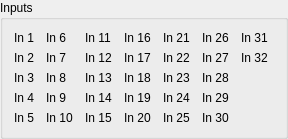
                      <widget class="QGroupBox" name="grp_inpust">
                       <property name="title">
                        <string>Inputs</string>
                       </property>
                       <layout class="QGridLayout" name="gridLayout_16">
                        <item row="2" column="5">
                         <widget class="HalLedIndicator" name="in13">
                          <property name="diameter">
                           <number>20</number>
                          </property>
                          <property name="color">
                           <color>
                            <red>0</red>
                            <green>220</green>
                            <blue>0</blue>
                           </color>
                          </property>
                          <property name="state">
                           <bool>false</bool>
                          </property>
                         </widget>
                        </item>
                        <item row="1" column="3">
                         <widget class="HalLedIndicator" name="in7">
                          <property name="diameter">
                           <number>20</number>
                          </property>
                          <property name="color">
                           <color>
                            <red>0</red>
                            <green>220</green>
                            <blue>0</blue>
                           </color>
                          </property>
                          <property name="state">
                           <bool>false</bool>
                          </property>
                         </widget>
                        </item>
                        <item row="2" column="3">
                         <widget class="HalLedIndicator" name="in8">
                          <property name="diameter">
                           <number>20</number>
                          </property>
                          <property name="color">
                           <color>
                            <red>0</red>
                            <green>220</green>
                            <blue>0</blue>
                           </color>
                          </property>
                          <property name="state">
                           <bool>false</bool>
                          </property>
                         </widget>
                        </item>
                        <item row="4" column="1">
                         <widget class="HalLedIndicator" name="in4">
                          <property name="diameter">
                           <number>20</number>
                          </property>
                          <property name="color">
                           <color>
                            <red>0</red>
                            <green>220</green>
                            <blue>0</blue>
                           </color>
                          </property>
                          <property name="state">
                           <bool>false</bool>
                          </property>
                         </widget>
                        </item>
                        <item row="0" column="3">
                         <widget class="HalLedIndicator" name="in6">
                          <property name="diameter">
                           <number>20</number>
                          </property>
                          <property name="color">
                           <color>
                            <red>0</red>
                            <green>220</green>
                            <blue>0</blue>
                           </color>
                          </property>
                          <property name="state">
                           <bool>false</bool>
                          </property>
                         </widget>
                        </item>
                        <item row="4" column="0">
                         <widget class="StatusLabel" name="lblin4">
                          <property name="text">
                           <string>In 4</string>
                          </property>
                         </widget>
                        </item>
                        <item row="0" column="0">
                         <widget class="StatusLabel" name="lblin1">
                          <property name="text">
                           <string>In 1</string>
                          </property>
                         </widget>
                        </item>
                        <item row="2" column="0">
                         <widget class="StatusLabel" name="lblin3">
                          <property name="text">
                           <string>In 3</string>
                          </property>
                         </widget>
                        </item>
                        <item row="5" column="0">
                         <widget class="StatusLabel" name="lblin5">
                          <property name="text">
                           <string>In 5</string>
                          </property>
                         </widget>
                        </item>
                        <item row="4" column="11">
                         <widget class="HalLedIndicator" name="in29">
                          <property name="diameter">
                           <number>20</number>
                          </property>
                          <property name="color">
                           <color>
                            <red>0</red>
                            <green>220</green>
                            <blue>0</blue>
                           </color>
                          </property>
                          <property name="state">
                           <bool>false</bool>
                          </property>
                         </widget>
                        </item>
                        <item row="1" column="5">
                         <widget class="HalLedIndicator" name="in12">
                          <property name="diameter">
                           <number>20</number>
                          </property>
                          <property name="color">
                           <color>
                            <red>0</red>
                            <green>220</green>
                            <blue>0</blue>
                           </color>
                          </property>
                          <property name="state">
                           <bool>false</bool>
                          </property>
                         </widget>
                        </item>
                        <item row="1" column="2">
                         <widget class="StatusLabel" name="lblin7">
                          <property name="text">
                           <string>In 7</string>
                          </property>
                         </widget>
                        </item>
                        <item row="0" column="8">
                         <widget class="StatusLabel" name="lblin21">
                          <property name="text">
                           <string>In 21</string>
                          </property>
                         </widget>
                        </item>
                        <item row="5" column="4">
                         <widget class="StatusLabel" name="lblin15">
                          <property name="text">
                           <string>In 15</string>
                          </property>
                         </widget>
                        </item>
                        <item row="0" column="6">
                         <widget class="StatusLabel" name="lblin16">
                          <property name="text">
                           <string>In 16</string>
                          </property>
                         </widget>
                        </item>
                        <item row="1" column="6">
                         <widget class="StatusLabel" name="lblin17">
                          <property name="text">
                           <string>In 17</string>
                          </property>
                         </widget>
                        </item>
                        <item row="4" column="2">
                         <widget class="StatusLabel" name="lblin9">
                          <property name="text">
                           <string>In 9</string>
                          </property>
                         </widget>
                        </item>
                        <item row="2" column="2">
                         <widget class="StatusLabel" name="lblin8">
                          <property name="text">
                           <string>In 8</string>
                          </property>
                         </widget>
                        </item>
                        <item row="0" column="1">
                         <widget class="HalLedIndicator" name="in1">
                          <property name="diameter">
                           <number>20</number>
                          </property>
                          <property name="color">
                           <color>
                            <red>0</red>
                            <green>220</green>
                            <blue>0</blue>
                           </color>
                          </property>
                          <property name="state">
                           <bool>false</bool>
                          </property>
                         </widget>
                        </item>
                        <item row="2" column="1">
                         <widget class="HalLedIndicator" name="in3">
                          <property name="diameter">
                           <number>20</number>
                          </property>
                          <property name="color">
                           <color>
                            <red>0</red>
                            <green>220</green>
                            <blue>0</blue>
                           </color>
                          </property>
                          <property name="state">
                           <bool>false</bool>
                          </property>
                         </widget>
                        </item>
                        <item row="5" column="7">
                         <widget class="HalLedIndicator" name="in20">
                          <property name="diameter">
                           <number>20</number>
                          </property>
                          <property name="color">
                           <color>
                            <red>0</red>
                            <green>220</green>
                            <blue>0</blue>
                           </color>
                          </property>
                          <property name="state">
                           <bool>false</bool>
                          </property>
                         </widget>
                        </item>
                        <item row="1" column="1">
                         <widget class="HalLedIndicator" name="in2">
                          <property name="diameter">
                           <number>20</number>
                          </property>
                          <property name="color">
                           <color>
                            <red>0</red>
                            <green>220</green>
                            <blue>0</blue>
                           </color>
                          </property>
                          <property name="state">
                           <bool>false</bool>
                          </property>
                         </widget>
                        </item>
                        <item row="1" column="0">
                         <widget class="StatusLabel" name="lblin2">
                          <property name="text">
                           <string>In 2</string>
                          </property>
                         </widget>
                        </item>
                        <item row="0" column="2">
                         <widget class="StatusLabel" name="lblin6">
                          <property name="text">
                           <string>In 6</string>
                          </property>
                         </widget>
                        </item>
                        <item row="0" column="12">
                         <widget class="StatusLabel" name="lblin31">
                          <property name="text">
                           <string>In 31</string>
                          </property>
                         </widget>
                        </item>
                        <item row="2" column="11">
                         <widget class="HalLedIndicator" name="in28">
                          <property name="diameter">
                           <number>20</number>
                          </property>
                          <property name="color">
                           <color>
                            <red>0</red>
                            <green>220</green>
                            <blue>0</blue>
                           </color>
                          </property>
                          <property name="state">
                           <bool>false</bool>
                          </property>
                         </widget>
                        </item>
                        <item row="5" column="10">
                         <widget class="StatusLabel" name="lblin30">
                          <property name="text">
                           <string>In 30</string>
                          </property>
                         </widget>
                        </item>
                        <item row="4" column="4">
                         <widget class="StatusLabel" name="lblin14">
                          <property name="text">
                           <string>In 14</string>
                          </property>
                         </widget>
                        </item>
                        <item row="1" column="7">
                         <widget class="HalLedIndicator" name="in17">
                          <property name="diameter">
                           <number>20</number>
                          </property>
                          <property name="color">
                           <color>
                            <red>0</red>
                            <green>220</green>
                            <blue>0</blue>
                           </color>
                          </property>
                          <property name="state">
                           <bool>false</bool>
                          </property>
                         </widget>
                        </item>
                        <item row="1" column="11">
                         <widget class="HalLedIndicator" name="in27">
                          <property name="diameter">
                           <number>20</number>
                          </property>
                          <property name="color">
                           <color>
                            <red>0</red>
                            <green>220</green>
                            <blue>0</blue>
                           </color>
                          </property>
                          <property name="state">
                           <bool>false</bool>
                          </property>
                         </widget>
                        </item>
                        <item row="4" column="7">
                         <widget class="HalLedIndicator" name="in19">
                          <property name="diameter">
                           <number>20</number>
                          </property>
                          <property name="color">
                           <color>
                            <red>0</red>
                            <green>220</green>
                            <blue>0</blue>
                           </color>
                          </property>
                          <property name="state">
                           <bool>false</bool>
                          </property>
                         </widget>
                        </item>
                        <item row="1" column="10">
                         <widget class="StatusLabel" name="lblin27">
                          <property name="text">
                           <string>In 27</string>
                          </property>
                         </widget>
                        </item>
                        <item row="2" column="10">
                         <widget class="StatusLabel" name="lblin28">
                          <property name="text">
                           <string>In 28</string>
                          </property>
                         </widget>
                        </item>
                        <item row="4" column="5">
                         <widget class="HalLedIndicator" name="in14">
                          <property name="diameter">
                           <number>20</number>
                          </property>
                          <property name="color">
                           <color>
                            <red>0</red>
                            <green>220</green>
                            <blue>0</blue>
                           </color>
                          </property>
                          <property name="state">
                           <bool>false</bool>
                          </property>
                         </widget>
                        </item>
                        <item row="0" column="9">
                         <widget class="HalLedIndicator" name="in21">
                          <property name="diameter">
                           <number>20</number>
                          </property>
                          <property name="color">
                           <color>
                            <red>0</red>
                            <green>220</green>
                            <blue>0</blue>
                           </color>
                          </property>
                          <property name="state">
                           <bool>false</bool>
                          </property>
                         </widget>
                        </item>
                        <item row="5" column="5">
                         <widget class="HalLedIndicator" name="in15">
                          <property name="diameter">
                           <number>20</number>
                          </property>
                          <property name="color">
                           <color>
                            <red>0</red>
                            <green>220</green>
                            <blue>0</blue>
                           </color>
                          </property>
                          <property name="state">
                           <bool>false</bool>
                          </property>
                         </widget>
                        </item>
                        <item row="0" column="7">
                         <widget class="HalLedIndicator" name="in16">
                          <property name="diameter">
                           <number>20</number>
                          </property>
                          <property name="color">
                           <color>
                            <red>0</red>
                            <green>220</green>
                            <blue>0</blue>
                           </color>
                          </property>
                          <property name="state">
                           <bool>false</bool>
                          </property>
                         </widget>
                        </item>
                        <item row="4" column="9">
                         <widget class="HalLedIndicator" name="in24">
                          <property name="diameter">
                           <number>20</number>
                          </property>
                          <property name="color">
                           <color>
                            <red>0</red>
                            <green>220</green>
                            <blue>0</blue>
                           </color>
                          </property>
                          <property name="state">
                           <bool>false</bool>
                          </property>
                         </widget>
                        </item>
                        <item row="5" column="9">
                         <widget class="HalLedIndicator" name="in25">
                          <property name="diameter">
                           <number>20</number>
                          </property>
                          <property name="color">
                           <color>
                            <red>0</red>
                            <green>220</green>
                            <blue>0</blue>
                           </color>
                          </property>
                          <property name="state">
                           <bool>false</bool>
                          </property>
                         </widget>
                        </item>
                        <item row="5" column="8">
                         <widget class="StatusLabel" name="lblin25">
                          <property name="text">
                           <string>In 25</string>
                          </property>
                         </widget>
                        </item>
                        <item row="4" column="8">
                         <widget class="StatusLabel" name="lblin24">
                          <property name="text">
                           <string>In 24</string>
                          </property>
                         </widget>
                        </item>
                        <item row="0" column="11">
                         <widget class="HalLedIndicator" name="in26">
                          <property name="diameter">
                           <number>20</number>
                          </property>
                          <property name="color">
                           <color>
                            <red>0</red>
                            <green>220</green>
                            <blue>0</blue>
                           </color>
                          </property>
                          <property name="state">
                           <bool>false</bool>
                          </property>
                         </widget>
                        </item>
                        <item row="2" column="7">
                         <widget class="HalLedIndicator" name="in18">
                          <property name="diameter">
                           <number>20</number>
                          </property>
                          <property name="color">
                           <color>
                            <red>0</red>
                            <green>220</green>
                            <blue>0</blue>
                           </color>
                          </property>
                          <property name="state">
                           <bool>false</bool>
                          </property>
                         </widget>
                        </item>
                        <item row="5" column="3">
                         <widget class="HalLedIndicator" name="in10">
                          <property name="diameter">
                           <number>20</number>
                          </property>
                          <property name="color">
                           <color>
                            <red>0</red>
                            <green>220</green>
                            <blue>0</blue>
                           </color>
                          </property>
                          <property name="state">
                           <bool>false</bool>
                          </property>
                         </widget>
                        </item>
                        <item row="4" column="10">
                         <widget class="StatusLabel" name="lblin29">
                          <property name="text">
                           <string>In 29</string>
                          </property>
                         </widget>
                        </item>
                        <item row="4" column="3">
                         <widget class="HalLedIndicator" name="in9">
                          <property name="diameter">
                           <number>20</number>
                          </property>
                          <property name="color">
                           <color>
                            <red>0</red>
                            <green>220</green>
                            <blue>0</blue>
                           </color>
                          </property>
                          <property name="state">
                           <bool>false</bool>
                          </property>
                         </widget>
                        </item>
                        <item row="2" column="9">
                         <widget class="HalLedIndicator" name="in23">
                          <property name="diameter">
                           <number>20</number>
                          </property>
                          <property name="color">
                           <color>
                            <red>0</red>
                            <green>220</green>
                            <blue>0</blue>
                           </color>
                          </property>
                          <property name="state">
                           <bool>false</bool>
                          </property>
                         </widget>
                        </item>
                        <item row="0" column="5">
                         <widget class="HalLedIndicator" name="in11">
                          <property name="diameter">
                           <number>20</number>
                          </property>
                          <property name="color">
                           <color>
                            <red>0</red>
                            <green>220</green>
                            <blue>0</blue>
                           </color>
                          </property>
                          <property name="state">
                           <bool>false</bool>
                          </property>
                         </widget>
                        </item>
                        <item row="0" column="4">
                         <widget class="StatusLabel" name="lblin11">
                          <property name="text">
                           <string>In 11</string>
                          </property>
                         </widget>
                        </item>
                        <item row="4" column="6">
                         <widget class="StatusLabel" name="lblin19">
                          <property name="text">
                           <string>In 19</string>
                          </property>
                         </widget>
                        </item>
                        <item row="1" column="9">
                         <widget class="HalLedIndicator" name="in22">
                          <property name="diameter">
                           <number>20</number>
                          </property>
                          <property name="color">
                           <color>
                            <red>0</red>
                            <green>220</green>
                            <blue>0</blue>
                           </color>
                          </property>
                          <property name="state">
                           <bool>false</bool>
                          </property>
                         </widget>
                        </item>
                        <item row="5" column="11">
                         <widget class="HalLedIndicator" name="in30">
                          <property name="diameter">
                           <number>20</number>
                          </property>
                          <property name="color">
                           <color>
                            <red>0</red>
                            <green>220</green>
                            <blue>0</blue>
                           </color>
                          </property>
                          <property name="state">
                           <bool>false</bool>
                          </property>
                         </widget>
                        </item>
                        <item row="5" column="1">
                         <widget class="HalLedIndicator" name="in5">
                          <property name="diameter">
                           <number>20</number>
                          </property>
                          <property name="color">
                           <color>
                            <red>0</red>
                            <green>220</green>
                            <blue>0</blue>
                           </color>
                          </property>
                          <property name="state">
                           <bool>false</bool>
                          </property>
                         </widget>
                        </item>
                        <item row="5" column="2">
                         <widget class="StatusLabel" name="lblin10">
                          <property name="text">
                           <string>In 10</string>
                          </property>
                         </widget>
                        </item>
                        <item row="2" column="4">
                         <widget class="StatusLabel" name="lblin13">
                          <property name="text">
                           <string>In 13</string>
                          </property>
                         </widget>
                        </item>
                        <item row="2" column="6">
                         <widget class="StatusLabel" name="lblin18">
                          <property name="text">
                           <string>In 18</string>
                          </property>
                         </widget>
                        </item>
                        <item row="1" column="8">
                         <widget class="StatusLabel" name="lblin22">
                          <property name="text">
                           <string>In 22</string>
                          </property>
                         </widget>
                        </item>
                        <item row="5" column="6">
                         <widget class="StatusLabel" name="lblin20">
                          <property name="text">
                           <string>In 20</string>
                          </property>
                         </widget>
                        </item>
                        <item row="1" column="4">
                         <widget class="StatusLabel" name="lblin12">
                          <property name="text">
                           <string>In 12</string>
                          </property>
                         </widget>
                        </item>
                        <item row="0" column="10">
                         <widget class="StatusLabel" name="lblin26">
                          <property name="text">
                           <string>In 26</string>
                          </property>
                         </widget>
                        </item>
                        <item row="2" column="8">
                         <widget class="StatusLabel" name="lblin23">
                          <property name="text">
                           <string>In 23</string>
                          </property>
                         </widget>
                        </item>
                        <item row="0" column="13">
                         <widget class="HalLedIndicator" name="in31">
                          <property name="diameter">
                           <number>20</number>
                          </property>
                          <property name="color">
                           <color>
                            <red>0</red>
                            <green>220</green>
                            <blue>0</blue>
                           </color>
                          </property>
                          <property name="state">
                           <bool>false</bool>
                          </property>
                         </widget>
                        </item>
                        <item row="1" column="12">
                         <widget class="StatusLabel" name="lblin32">
                          <property name="text">
                           <string>In 32</string>
                          </property>
                         </widget>
                        </item>
                        <item row="1" column="13">
                         <widget class="HalLedIndicator" name="in32">
                          <property name="diameter">
                           <number>20</number>
                          </property>
                          <property name="color">
                           <color>
                            <red>0</red>
                            <green>220</green>
                            <blue>0</blue>
                           </color>
                          </property>
                          <property name="state">
                           <bool>false</bool>
                          </property>
                         </widget>
                        </item>
                       </layout>
                      </widget>
